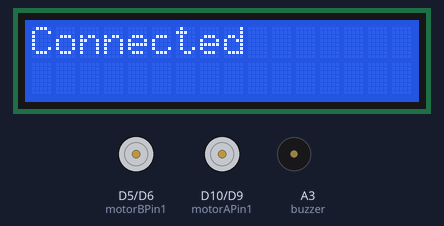
Bench run of a sketch on a simulated Arduino MKR. On the bench: 16×2 character LCD, motor-driver pin pairs drawn as motors (green arrow = first pin HIGH = forward, orange = second pin HIGH = backward, longer = more drive, scaled by the enable pin), buzzer (waves = sounding). WiFi joins after 1.5 s; servers stay silent unless stated; uploads are accepted with an empty reply; what the sketch prints to the serial monitor is not drawn.

Above: at 4.8 s.
Timing chart, 0 to 40.0 s (numbered marks = the images above):
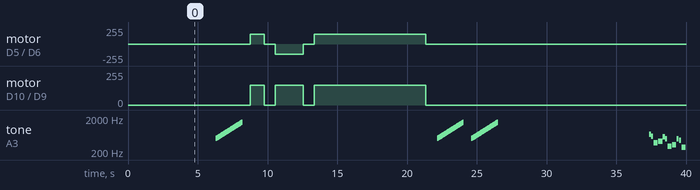

Measured:
- by itself, motor on D10 (motorAPin1) / D9 (motorAPin2): goes forward 150/255 1.0 s, stopped 0.80 s, forward 150/255 2.0 s, stopped 0.80 s, forward 150/255 8.0 s, then stopped
- by itself, tone on A3 (buzzer): plays 500 Hz for 0.02 s, 505 Hz for 0.02 s, 512 Hz for 0.02 s, 518 Hz for 0.02 s, 524 Hz for 0.02 s, 530 Hz for 0.02 s … (290 notes in this stretch)

The sketch:

combinedBehaviors.ino
```cpp
#include <LiquidCrystal_I2C.h>
#include <Wire.h>
#include <SPI.h>
#include <WiFiNINA.h>
#include <ArduinoSTL.h>
#include <vector>
LiquidCrystal_I2C lcd(0x27, 16, 2);

/*======================================SONGS===============================================*/

//SONG:
#define NOTE_B0  31
#define NOTE_C1  33
#define NOTE_CS1 35
#define NOTE_D1  37
#define NOTE_DS1 39
#define NOTE_E1  41
#define NOTE_F1  44
#define NOTE_FS1 46
#define NOTE_G1  49
#define NOTE_GS1 52
#define NOTE_A1  55
#define NOTE_AS1 58
#define NOTE_B1  62
#define NOTE_C2  65
#define NOTE_CS2 69
#define NOTE_D2  73
#define NOTE_DS2 78
#define NOTE_E2  82
#define NOTE_F2  87
#define NOTE_FS2 93
#define NOTE_G2  98
#define NOTE_GS2 104
#define NOTE_A2  110
#define NOTE_AS2 117
#define NOTE_B2  123
#define NOTE_C3  131
#define NOTE_CS3 139
#define NOTE_D3  147
#define NOTE_DS3 156
#define NOTE_E3  165
#define NOTE_F3  175
#define NOTE_FS3 185
#define NOTE_G3  196
#define NOTE_GS3 208
#define NOTE_A3  220
#define NOTE_AS3 233
#define NOTE_B3  247
#define NOTE_C4  262
#define NOTE_CS4 277
#define NOTE_D4  294
#define NOTE_DS4 311
#define NOTE_E4  330
#define NOTE_F4  349
#define NOTE_FS4 370
#define NOTE_G4  392
#define NOTE_GS4 415
#define NOTE_A4  440
#define NOTE_AS4 466
#define NOTE_B4  494
#define NOTE_C5  523
#define NOTE_CS5 554
#define NOTE_D5  587
#define NOTE_DS5 622
#define NOTE_E5  659
#define NOTE_F5  698
#define NOTE_FS5 740
#define NOTE_G5  784
#define NOTE_GS5 831
#define NOTE_A5  880
#define NOTE_AS5 932
#define NOTE_B5  988
#define NOTE_C6  1047
#define NOTE_CS6 1109
#define NOTE_D6  1175
#define NOTE_DS6 1245
#define NOTE_E6  1319
#define NOTE_F6  1397
#define NOTE_FS6 1480
#define NOTE_G6  1568
#define NOTE_GS6 1661
#define NOTE_A6  1760
#define NOTE_AS6 1865
#define NOTE_B6  1976
#define NOTE_C7  2093
#define NOTE_CS7 2217
#define NOTE_D7  2349
#define NOTE_DS7 2489
#define NOTE_E7  2637
#define NOTE_F7  2794
#define NOTE_FS7 2960
#define NOTE_G7  3136
#define NOTE_GS7 3322
#define NOTE_A7  3520
#define NOTE_AS7 3729
#define NOTE_B7  3951
#define NOTE_C8  4186
#define NOTE_CS8 4435
#define NOTE_D8  4699
#define NOTE_DS8 4978
#define REST      0


// change this to make the song slower or faster
int tempo = 114;

// change this to whichever pin you want to use
int buzzer = A3;

// notes of the moledy followed by the duration.
// a 4 means a quarter note, 8 an eighteenth , 16 sixteenth, so on
// !!negative numbers are used to represent dotted notes,
// so -4 means a dotted quarter note, that is, a quarter plus an eighteenth!!
int melody[] = {

  // Never Gonna Give You Up - Rick Astley
  // Score available at https://musescore.com/chlorondria_5/never-gonna-give-you-up_alto-sax
  // Arranged by Chlorondria

  NOTE_D5,-4, NOTE_E5,-4, NOTE_A4,4, //1
  NOTE_E5,-4, NOTE_FS5,-4, NOTE_A5,16, NOTE_G5,16, NOTE_FS5,8,
  NOTE_D5,-4, NOTE_E5,-4, NOTE_A4,2,
  NOTE_A4,16, NOTE_A4,16, NOTE_B4,16, NOTE_D5,8, NOTE_D5,16,
  NOTE_D5,-4, NOTE_E5,-4, NOTE_A4,4, //repeat from 1
  NOTE_E5,-4, NOTE_FS5,-4, NOTE_A5,16, NOTE_G5,16, NOTE_FS5,8,
  NOTE_D5,-4, NOTE_E5,-4, NOTE_A4,2,
  NOTE_A4,16, NOTE_A4,16, NOTE_B4,16, NOTE_D5,8, NOTE_D5,16,
  REST,4, NOTE_B4,8, NOTE_CS5,8, NOTE_D5,8, NOTE_D5,8, NOTE_E5,8, NOTE_CS5,-8,
  NOTE_B4,16, NOTE_A4,2, REST,4,

  REST,8, NOTE_B4,8, NOTE_B4,8, NOTE_CS5,8, NOTE_D5,8, NOTE_B4,4, NOTE_A4,8, //7
  NOTE_A5,8, REST,8, NOTE_A5,8, NOTE_E5,-4, REST,4,
  NOTE_B4,8, NOTE_B4,8, NOTE_CS5,8, NOTE_D5,8, NOTE_B4,8, NOTE_D5,8, NOTE_E5,8, REST,8,
  REST,8, NOTE_CS5,8, NOTE_B4,8, NOTE_A4,-4, REST,4,
  REST,8, NOTE_B4,8, NOTE_B4,8, NOTE_CS5,8, NOTE_D5,8, NOTE_B4,8, NOTE_A4,4,
  NOTE_E5,8, NOTE_E5,8, NOTE_E5,8, NOTE_FS5,8, NOTE_E5,4, REST,4,

  NOTE_D5,2, NOTE_E5,8, NOTE_FS5,8, NOTE_D5,8, //13
  NOTE_E5,8, NOTE_E5,8, NOTE_E5,8, NOTE_FS5,8, NOTE_E5,4, NOTE_A4,4,
  REST,2, NOTE_B4,8, NOTE_CS5,8, NOTE_D5,8, NOTE_B4,8,
  REST,8, NOTE_E5,8, NOTE_FS5,8, NOTE_E5,-4, NOTE_A4,16, NOTE_B4,16, NOTE_D5,16, NOTE_B4,16,
  NOTE_FS5,-8, NOTE_FS5,-8, NOTE_E5,-4, NOTE_A4,16, NOTE_B4,16, NOTE_D5,16, NOTE_B4,16,

  NOTE_E5,-8, NOTE_E5,-8, NOTE_D5,-8, NOTE_CS5,16, NOTE_B4,-8, NOTE_A4,16, NOTE_B4,16, NOTE_D5,16, NOTE_B4,16, //18
  NOTE_D5,4, NOTE_E5,8, NOTE_CS5,-8, NOTE_B4,16, NOTE_A4,8, NOTE_A4,8, NOTE_A4,8,
  NOTE_E5,4, NOTE_D5,2, NOTE_A4,16, NOTE_B4,16, NOTE_D5,16, NOTE_B4,16,
  NOTE_FS5,-8, NOTE_FS5,-8, NOTE_E5,-4, NOTE_A4,16, NOTE_B4,16, NOTE_D5,16, NOTE_B4,16,
  NOTE_A5,4, NOTE_CS5,8, NOTE_D5,-8, NOTE_CS5,16, NOTE_B4,8, NOTE_A4,16, NOTE_B4,16, NOTE_D5,16, NOTE_B4,16,

  NOTE_D5,4, NOTE_E5,8, NOTE_CS5,-8, NOTE_B4,16, NOTE_A4,4, NOTE_A4,8,  //23
  NOTE_E5,4, NOTE_D5,2, REST,4,
  REST,8, NOTE_B4,8, NOTE_D5,8, NOTE_B4,8, NOTE_D5,8, NOTE_E5,4, REST,8,
  REST,8, NOTE_CS5,8, NOTE_B4,8, NOTE_A4,-4, REST,4,
  REST,8, NOTE_B4,8, NOTE_B4,8, NOTE_CS5,8, NOTE_D5,8, NOTE_B4,8, NOTE_A4,4,
  REST,8, NOTE_A5,8, NOTE_A5,8, NOTE_E5,8, NOTE_FS5,8, NOTE_E5,8, NOTE_D5,8,

  REST,8, NOTE_A4,8, NOTE_B4,8, NOTE_CS5,8, NOTE_D5,8, NOTE_B4,8, //29
  REST,8, NOTE_CS5,8, NOTE_B4,8, NOTE_A4,-4, REST,4,
  NOTE_B4,8, NOTE_B4,8, NOTE_CS5,8, NOTE_D5,8, NOTE_B4,8, NOTE_A4,4, REST,8,
  REST,8, NOTE_E5,8, NOTE_E5,8, NOTE_FS5,4, NOTE_E5,-4,
  NOTE_D5,2, NOTE_D5,8, NOTE_E5,8, NOTE_FS5,8, NOTE_E5,4,
  NOTE_E5,8, NOTE_E5,8, NOTE_FS5,8, NOTE_E5,8, NOTE_A4,8, NOTE_A4,4,

  REST,-4, NOTE_A4,8, NOTE_B4,8, NOTE_CS5,8, NOTE_D5,8, NOTE_B4,8, //35
  REST,8, NOTE_E5,8, NOTE_FS5,8, NOTE_E5,-4, NOTE_A4,16, NOTE_B4,16, NOTE_D5,16, NOTE_B4,16,
  NOTE_FS5,-8, NOTE_FS5,-8, NOTE_E5,-4, NOTE_A4,16, NOTE_B4,16, NOTE_D5,16, NOTE_B4,16,
  NOTE_E5,-8, NOTE_E5,-8, NOTE_D5,-8, NOTE_CS5,16, NOTE_B4,8, NOTE_A4,16, NOTE_B4,16, NOTE_D5,16, NOTE_B4,16,
  NOTE_D5,4, NOTE_E5,8, NOTE_CS5,-8, NOTE_B4,16, NOTE_A4,4, NOTE_A4,8,

   NOTE_E5,4, NOTE_D5,2, NOTE_A4,16, NOTE_B4,16, NOTE_D5,16, NOTE_B4,16, //40
  NOTE_FS5,-8, NOTE_FS5,-8, NOTE_E5,-4, NOTE_A4,16, NOTE_B4,16, NOTE_D5,16, NOTE_B4,16,
  NOTE_A5,4, NOTE_CS5,8, NOTE_D5,-8, NOTE_CS5,16, NOTE_B4,8, NOTE_A4,16, NOTE_B4,16, NOTE_D5,16, NOTE_B4,16,
  NOTE_D5,4, NOTE_E5,8, NOTE_CS5,-8, NOTE_B4,16, NOTE_A4,4, NOTE_A4,8,
  NOTE_E5,4, NOTE_D5,2, NOTE_A4,16, NOTE_B4,16, NOTE_D5,16, NOTE_B4,16,

  NOTE_FS5,-8, NOTE_FS5,-8, NOTE_E5,-4, NOTE_A4,16, NOTE_B4,16, NOTE_D5,16, NOTE_B4,16, //45
  NOTE_A5,4, NOTE_CS5,8, NOTE_D5,-8, NOTE_CS5,16, NOTE_B4,8, NOTE_A4,16, NOTE_B4,16, NOTE_D5,16, NOTE_B4,16,
  NOTE_D5,4, NOTE_E5,8, NOTE_CS5,-8, NOTE_B4,16, NOTE_A4,4, NOTE_A4,8,
  NOTE_E5,4, NOTE_D5,2, NOTE_A4,16, NOTE_B4,16, NOTE_D5,16, NOTE_B4,16,
  NOTE_FS5,-8, NOTE_FS5,-8, NOTE_E5,-4, NOTE_A4,16, NOTE_B4,16, NOTE_D5,16, NOTE_B4,16, //45

  NOTE_A5,4, NOTE_CS5,8, NOTE_D5,-8, NOTE_CS5,16, NOTE_B4,8, NOTE_A4,16, NOTE_B4,16, NOTE_D5,16, NOTE_B4,16,
  NOTE_D5,4, NOTE_E5,8, NOTE_CS5,-8, NOTE_B4,16, NOTE_A4,4, NOTE_A4,8,

  NOTE_E5,4, NOTE_D5,2, REST,4
};

// sizeof gives the number of bytes, each int value is composed of two bytes (16 bits)
// there are two values per note (pitch and duration), so for each note there are four bytes
int notes = sizeof(melody) / sizeof(melody[0]) / 2;

// this calculates the duration of a whole note in ms
int wholenote = (60000 * 4) / tempo;

int divider = 0, noteDuration = 0;


int beep_pin=A3;
int gap=1000;

//END OF SONG


//NOKIA
int ntempo = 180;

// change this to whichever pin you want to use

// notes of the moledy followed by the duration.
// a 4 means a quarter note, 8 an eighteenth , 16 sixteenth, so on
// !!negative numbers are used to represent dotted notes,
// so -4 means a dotted quarter note, that is, a quarter plus an eighteenth!!
int nmelody[] = {

  // Nokia Ringtone
  // Score available at https://musescore.com/user/29944637/scores/5266155

  NOTE_E5, 8, NOTE_D5, 8, NOTE_FS4, 4, NOTE_GS4, 4,
  NOTE_CS5, 8, NOTE_B4, 8, NOTE_D4, 4, NOTE_E4, 4,
  NOTE_B4, 8, NOTE_A4, 8, NOTE_CS4, 4, NOTE_E4, 4,
  NOTE_A4, 2,
};

// sizeof gives the number of bytes, each int value is composed of two bytes (16 bits)
// there are two values per note (pitch and duration), so for each note there are four bytes
int nnotes = sizeof(nmelody) / sizeof(nmelody[0]) / 2;

// this calculates the duration of a whole note in ms
int nwholenote = (60000 * 4) / ntempo;

int ndivider = 0, nnoteDuration = 0;


/*============================Server Communications===================================*/

//Our UUID: 56FC703ACE1A
//Cp-team UUID: 828BD9E1B7C7

char ssid[] = "junior";
char pass[] = "designdesign";
int status = WL_IDLE_STATUS;
char server[] = "ee31.ece.tufts.edu";    // name address for ee31 (using DNS)

WiFiClient client;

char messageData[100];
char getRoute[] = "GET /56FC703ACE1A/56FC703ACE1A HTTP/1.1";
char postBody[] = "04/27/2024&variable2=value2&variable3=value3&variable4=value4&variable5=value5&variable6=light";
char postRoute[] = "POST /56FC703ACE1A/56FC703ACE1A HTTP/1.1";

// variables
// int amp_Count = 0;
// std::vector<char> command;
// int idx = 0;
// int startRead = 0;


/*================================GENERAL PINS==============================================*/
const int sensorPin = A0;
const int collisionSensor = A1;
int redLed = A4;
int yellowLed = 1;
int blueLed = 0;
int greenLed = 13;


/*================================MOTOR PINS==============================================*/
//motor one
const int motorAPin1 = 10; //left
const int motorAPin2 = 9;
const int enableAPin1 = 11;

//motor two
const int motorBPin1 = 5; //right
const int motorBPin2 = 6;
const int enableBPin1 = 3;

//booleans
bool wallOne = false;
bool wallTwo = false;
bool wallThree = false;


/*
The starting position is the same as the bot two in challenge 1.
Recallibrate delays to achieve desired turn angles.
Sequence:
1. Move forward while no collision
2. If collison, stop and blow horn, then turn 180 degress
4. Stop and move forward for some time (tweak delay time to keep bot in bounds)
5. Stop and turn right.
6. POST message and GET the same message immediately.
7. Play nokia song when message is received
8. Move forward again to detect collision.
9. After collision, stop tuen 180 and stop angain
10. Play Rick song to indicate end of sequence.
*/


/*=====================================SETUP==============================================*/
void setup() {
  lcd.init();
  lcd.backlight();
  pinMode(motorAPin1, OUTPUT);
  pinMode(motorAPin2, OUTPUT);
  pinMode(enableAPin1, OUTPUT);

  pinMode(motorBPin1, OUTPUT);
  pinMode(motorBPin2, OUTPUT);
  pinMode(enableBPin1, OUTPUT);
  Serial.begin(9600);
  while (!Serial) {

    ; // wait for serial port to connect. Needed for native USB port only

  }

  // check for the WiFi module:
  if (WiFi.status() == WL_NO_MODULE) {
    Serial.println("Communication with WiFi module failed!");
    lcd.clear();
    lcd.setCursor(0,0);
    lcd.print("No WiFi :(");
    while (true);
  }

  while (status != WL_CONNECTED) {
    Serial.print("Attempting to connect to SSID: ");
    Serial.println(ssid);
    status = WiFi.begin(ssid, pass);

    printWifiStatus();
    delay(3000);
  }

  Serial.println("Connected to WiFi");
  lcd.clear();
  lcd.setCursor(0,0);
  lcd.print("Yes WiFi :)");
  printWifiStatus();


  Serial.println("\nStarting connection to server...");

  if (client.connect(server, 80)) {
    Serial.println("connected to server");
    lcd.clear();
    lcd.setCursor(0,0);
    lcd.print("Connected");
  }
}


void loop() {
  //Diagnostic Stuff. Can be taken out
  digitalWrite(blueLed, HIGH);
  delay(250);
  digitalWrite(blueLed, LOW);
  digitalWrite(redLed, HIGH);
  delay(250);
  digitalWrite(redLed, LOW);
  digitalWrite(blueLed, HIGH);
  delay(250);
  digitalWrite(blueLed, LOW);
  digitalWrite(redLed, HIGH);
  delay(250);
  digitalWrite(blueLed, HIGH);
  digitalWrite(redLed, LOW);
  delay(250);
  digitalWrite(redLed, HIGH);
  delay(250);
  digitalWrite(blueLed, LOW);
  //delay(30000);


  //clear lcd and move forward until collision is detected
  lcd.clear();
  detectCollision(); //check collision callibration to change treshold
  while (!wallOne) {
    forwardDirection();
    detectCollision();
  }

  stopMotor();
  //play horn function to demosntrate novel behaviour
  horn();
  delay(500);
  //180 turn. recallibrate delay time to properly achieve this
  turnRight();
  delay(1000);

  stopMotor();
  delay(800);

  //move forward, top turn right, stop and prepare to post and get server messages
  forwardDirection();
  delay(2000);
  stopMotor();

  delay(800);
  turnRight(); //90 degress turn
  delay(8000);
  stopMotor();
  delay(800);

  //LED stuff. Can be taken out
  digitalWrite(redLed, HIGH);
  digitalWrite(blueLed, HIGH);
  horn();
  delay(250);
  digitalWrite(redLed, LOW);
  digitalWrite(blueLed, LOW);
  delay(250);
  digitalWrite(redLed, HIGH);
  digitalWrite(blueLed, HIGH);
  horn();
  delay(250);
  digitalWrite(redLed, LOW);
  digitalWrite(blueLed, LOW);


  //post message  and wait to get
  POSTServer(postRoute, postBody);
  GetServer(getRoute, messageData);
  if (client.available()) { // If message is available,
    //play nokia tone to show novel behaviour. Check the code for this. It takes a little too long to finish playing
    nokia();
    //read bytes and do nothing with it.
    while(client.available()) {
      client.read();
    }
  }

  //move forward to detect second wall
  detectCollision();
  while (!wallTwo) {
    forwardDirection();
    detectCollision();
  }
  stopMotor();
  horn();
  delay(800);

  //180 degree turn. recallibrate to achieve this
  turnRight();
  delay(1500);
  stopMotor();

  //play rick song to indicate end of loop
  rick();

}

void detectCollision() {
  int val;
  val = analogRead(collisionSensor);
  if (val > 200) {
    if (wallOne == false) {
      wallOne = true;
    }
    else if (wallTwo == false) {
      wallTwo = true;
    }
    else if (wallThree == false) {
      wallThree = true;
    }
  }
}


void forwardDirection() {
  analogWrite(motorAPin1, 150);
  digitalWrite(motorAPin2, LOW);

  digitalWrite(motorBPin1, LOW);
  analogWrite(motorBPin2, 150);

  digitalWrite(enableAPin1, HIGH); // Set speed (0 to 255)
  digitalWrite(enableBPin1, HIGH);
}


/*
 * name:      reverseDirection
 * purpose:   move the motor
 * arguments: motor speed
 * returns:   None (void)
 * effects: moves the motor backward
 */
void reverseDirection() {
  digitalWrite(motorAPin1, LOW);
  analogWrite(motorAPin2, 150);

  analogWrite(motorBPin1, 150);
  digitalWrite(motorBPin2, LOW);

  digitalWrite(enableAPin1, HIGH); //right min 130
  digitalWrite(enableBPin1, HIGH); // left
}

void turnRight() {
  analogWrite(motorAPin1, 150);
  digitalWrite(motorAPin2, LOW);
  digitalWrite(enableAPin1, HIGH);

  analogWrite(motorBPin1, 150);
  digitalWrite(motorBPin2, LOW);
  digitalWrite(enableBPin1, HIGH);
}

void turnLeft() {
  digitalWrite(motorAPin1, LOW);
  analogWrite(motorAPin2, 150);
  digitalWrite(enableAPin1, HIGH);

  digitalWrite(motorBPin1, LOW);
  analogWrite(motorBPin2, 150);
  digitalWrite(enableBPin1, HIGH);
}

/*
 * name:      stopMotor
 * purpose:   stop the motor
 * arguments: None
 * returns:   None (void)
 */
void stopMotor() {
  //stop motor A
  digitalWrite(motorAPin1, LOW);
  digitalWrite(motorAPin2, LOW);

  //stop motor B
  digitalWrite(motorBPin1, LOW);
  digitalWrite(motorBPin2, LOW);
}

void rick() {
  // iterate over the notes of the melody.
  // Remember, the array is twice the number of notes (notes + durations)
  for (int thisNote = 0; thisNote < notes * 2; thisNote = thisNote + 2) {

    // calculates the duration of each note
    divider = melody[thisNote + 1];
    if (divider > 0) {
      // regular note, just proceed
      noteDuration = (wholenote) / divider;
    } else if (divider < 0) {
      // dotted notes are represented with negative durations!!
      noteDuration = (wholenote) / abs(divider);
      noteDuration *= 1.5; // increases the duration in half for dotted notes
    }

    // we only play the note for 90% of the duration, leaving 10% as a pause
    tone(buzzer, melody[thisNote], noteDuration * 0.9);

    // Wait for the specief duration before playing the next note.
    delay(noteDuration);

    // stop the waveform generation before the next note.
    noTone(buzzer);
  }
}


void horn(){
  float rise_fall_time=2000;
  int steps=100;
  float f_max=1500;
  float f_min=500;
  float delay_time=rise_fall_time/steps;
  float step_size=1.012;
  for (float f =f_min;f<f_max;f*=step_size){
    tone(beep_pin,f);
    delay(delay_time);
  }
  noTone(beep_pin);
  delay(100);

}


void nokia() {
  // iterate over the notes of the melody.
  // Remember, the array is twice the number of notes (notes + durations)
  for (int thisNote = 0; thisNote < notes * 2; thisNote = thisNote + 2) {

    // calculates the duration of each note
    ndivider = nmelody[thisNote + 1];
    if (ndivider > 0) {
      // regular note, just proceed
      nnoteDuration = (nwholenote) / ndivider;
    } else if (divider < 0) {
      // dotted notes are represented with negative durations!!
      nnoteDuration = (nwholenote) / abs(ndivider);
      nnoteDuration *= 1.5; // increases the duration in half for dotted notes
    }

    // we only play the note for 90% of the duration, leaving 10% as a pause
    tone(buzzer, nmelody[thisNote], nnoteDuration * 0.9);

    // Wait for the specief duration before playing the next note.
    delay(nnoteDuration);

    // stop the waveform generation before the next note.
    noTone(buzzer);
  }
}

void printWifiStatus() {

  // print the SSID of the network you're attached to:

  Serial.print("SSID: ");
  Serial.println(WiFi.SSID());

  // print your board's IP address:
  IPAddress ip = WiFi.localIP();
  Serial.print("IP Address: ");
  Serial.println(ip);

  // print the received signal strength:
  long rssi = WiFi.RSSI();
  Serial.print("signal strength (RSSI):");
  Serial.print(rssi);
  Serial.println("dBm");
}

void GetServer(const char getRoute[], char *message) {

  if (client.connect(server, 80)) {

    // make an HTTP GET request:
    client.println(getRoute);
    client.print("Host: ");
    client.println(server);
    client.println("Connection:close");
    client.println();

    int idx = 0;

    for(int i = 0; i < 100; i++){
      char c = client.read();
      message[i] = c;
    }
    delay(10000);

    // if server is disconnected, stop the client:
    if(!client.connected()) {
      client.stop();
    }
  }
}


void POSTServer(const char getRoute[], char *bodyMessage) {
  if (client.connect(server, 80)) {
    client.println(getRoute);
    client.print("Host: ");
    client.println(server);
    client.println("Content-Type:application/x-www-form-urlencoded");
    client.print("Content-Length: ");
    int postBodyLength = strlen(bodyMessage);
    client.println(postBodyLength);
    client.println();
    client.print(bodyMessage);
    if(!client.connected()) {
      client.stop();
    }
  }
}
```
